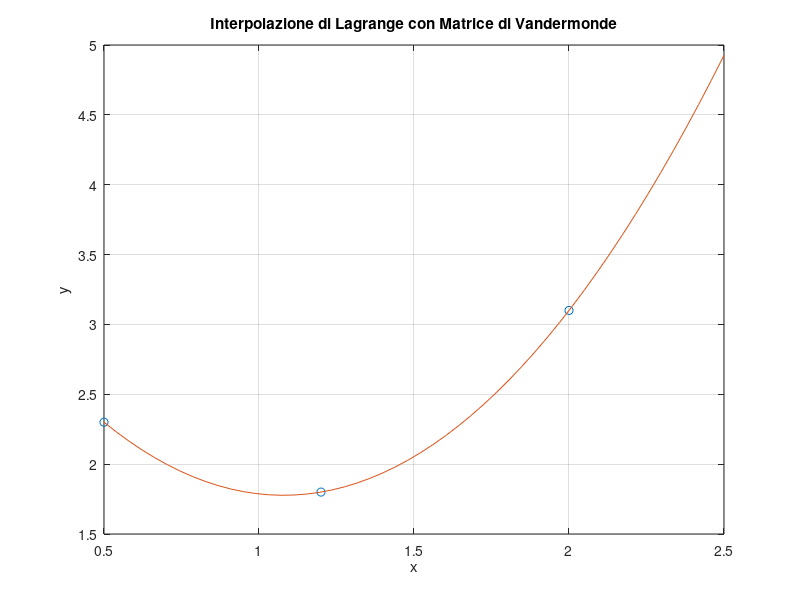
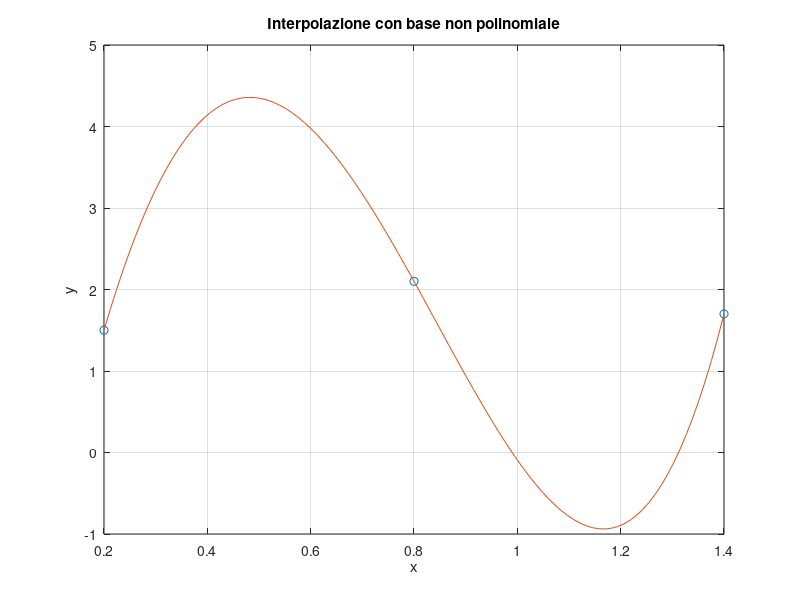
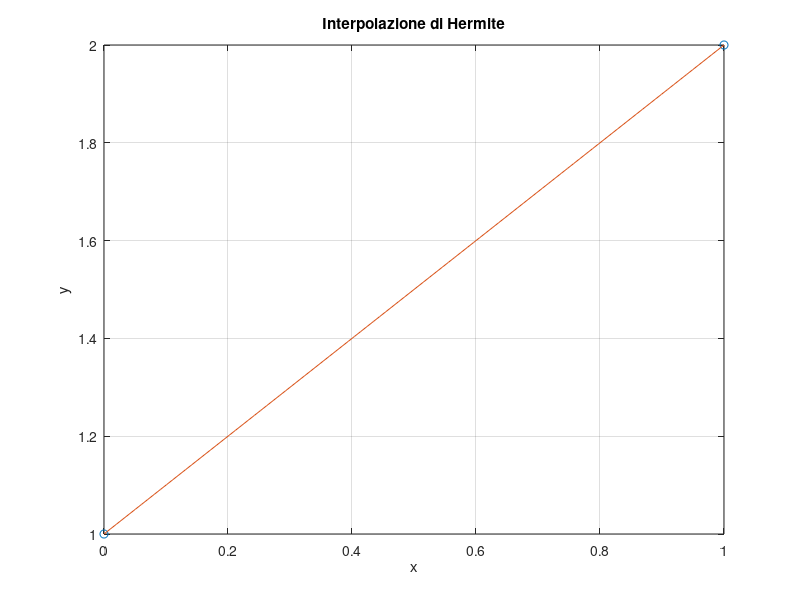

Here is the MATLAB script that generated these plots, in order:
x = [0.5, 1.2, 2.0]';
y = [2.3, 1.8, 3.1]';

% costruzione della matrice di Vandermonde
mat = zeros(length(x), length(x));
for i = 1:length(x)
    for j = 1:length(x)
        mat(i,j) = x(i)^(j-1);
    end
end
fprintf('Matrice di Vandermonde:\n');
disp(mat);
mat_flip = fliplr(mat);

% calcolo dei coefficienti del polinomio interpolante
coeff = mat_flip\y;
fprintf('Coefficienti del polinomio interpolante:\n');
for i = 1:length(coeff)
    fprintf('a_%d = %.6f\n', i-1, coeff(i));
end

% verifica con polyfit
coeff_poly = polyfit(x,y,length(x)-1);
fprintf('Coefficienti del polinomio interpolante con polyfit:\n');
for i = 1:length(coeff_poly)
    fprintf('a_%d = %.6f\n', i-1, coeff_poly(i));
end
% valutazione in 50 punti e grafico
xx = linspace(0.5, 2.5, 50);
yy = polyval(coeff, xx);
figure;
plot(x, y, 'o', xx, yy, '-');
xlabel('x');
ylabel('y');
title('Interpolazione di Lagrange con Matrice di Vandermonde');
grid on;
hold on;

%% esercizio 1.2: inerpolazione con base non polinomiale
x = [0.2, 0.8, 1.4]';
y = [1.5, 2.1, 1.7]';

B = [ones(length(x), 1), cos(x), exp(x)]
a = B\y;

figure;
plot(x, y, 'o');
hold on;
xx = linspace(0.2, 1.4, 100);
yy = a(1) + a(2)*cos(xx) + a(3)*exp(xx);
plot(xx, yy, '-');
xlabel('x');
ylabel('y');
title('Interpolazione con base non polinomiale');
grid on;
hold off;

%% esercizio 1.3: interpolazione di hermite
x = [0,1];
y = [1, 2];
xx = linspace(min(x), max(x), 100);
y_hermite = pchip(x, y, xx);
figure;
plot(x, y, 'o', xx, y_hermite, '-');
xlabel('x');
ylabel('y');
title('Interpolazione di Hermite');
grid on;
hold off;
